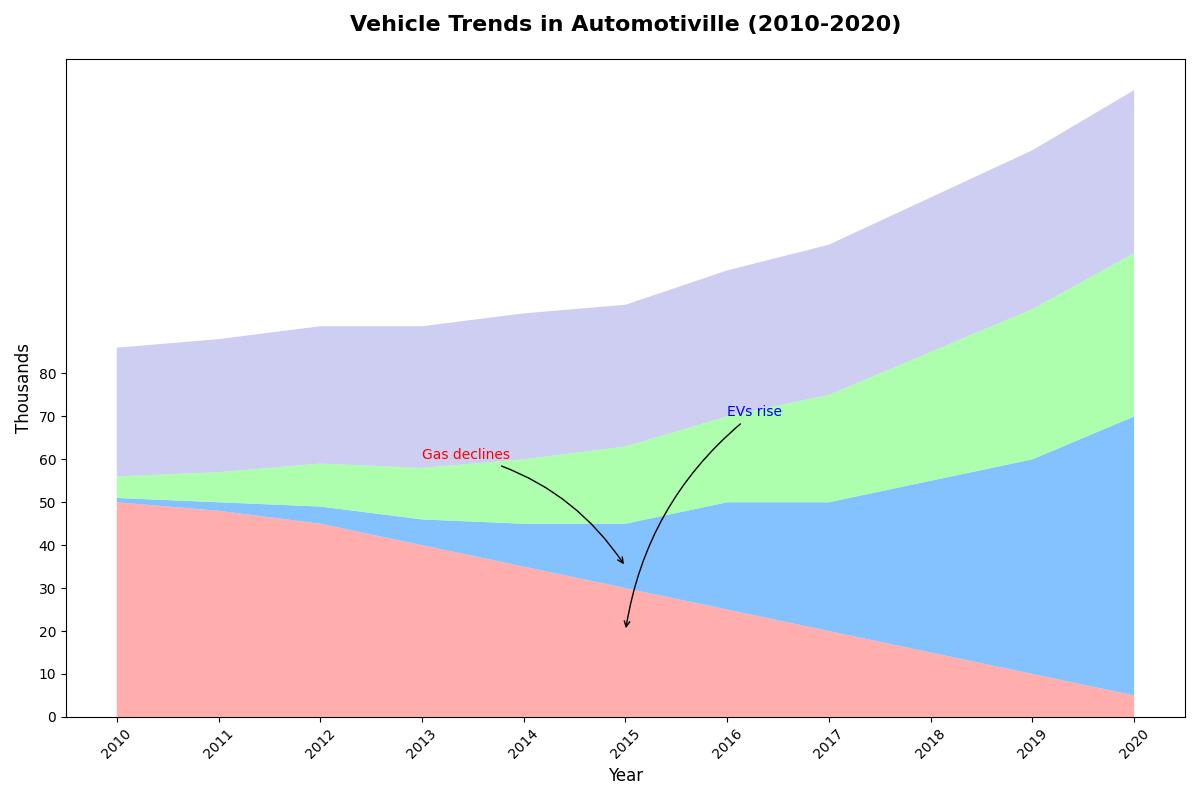

Here is the Python script that generated this plot:
import matplotlib.pyplot as plt
import numpy as np

years = np.arange(2010, 2021)
gas_vehicles = np.array([50, 48, 45, 40, 35, 30, 25, 20, 15, 10, 5])
electric_vehicles = np.array([1, 2, 4, 6, 10, 15, 25, 30, 40, 50, 65])
hybrid_vehicles = np.array([5, 7, 10, 12, 15, 18, 20, 25, 30, 35, 38])
public_transport = np.array([30, 31, 32, 33, 34, 33, 34, 35, 36, 37, 38])

vehicle_data = np.vstack([gas_vehicles, electric_vehicles, hybrid_vehicles, public_transport])
colors = ['#ff9999', '#66b3ff', '#99ff99', '#c2c2f0']

fig, ax = plt.subplots(figsize=(12, 8))
ax.stackplot(years, vehicle_data, colors=colors, alpha=0.8)

ax.set_title('Vehicle Trends in Automotiville (2010-2020)', fontsize=16, fontweight='bold', pad=20)
ax.set_xlabel('Year', fontsize=12)
ax.set_ylabel('Thousands', fontsize=12)

plt.xticks(years, rotation=45)
plt.yticks(np.arange(0, 81, 10))

ax.annotate('EVs rise', xy=(2015, 20), xytext=(2016, 70),
            arrowprops=dict(facecolor='black', arrowstyle='->', connectionstyle='arc3,rad=.2'), fontsize=10, color='blue')

ax.annotate('Gas declines', xy=(2015, 35), xytext=(2013, 60),
            arrowprops=dict(facecolor='black', arrowstyle='->', connectionstyle='arc3,rad=-.2'), fontsize=10, color='red')

plt.tight_layout()
plt.show()
